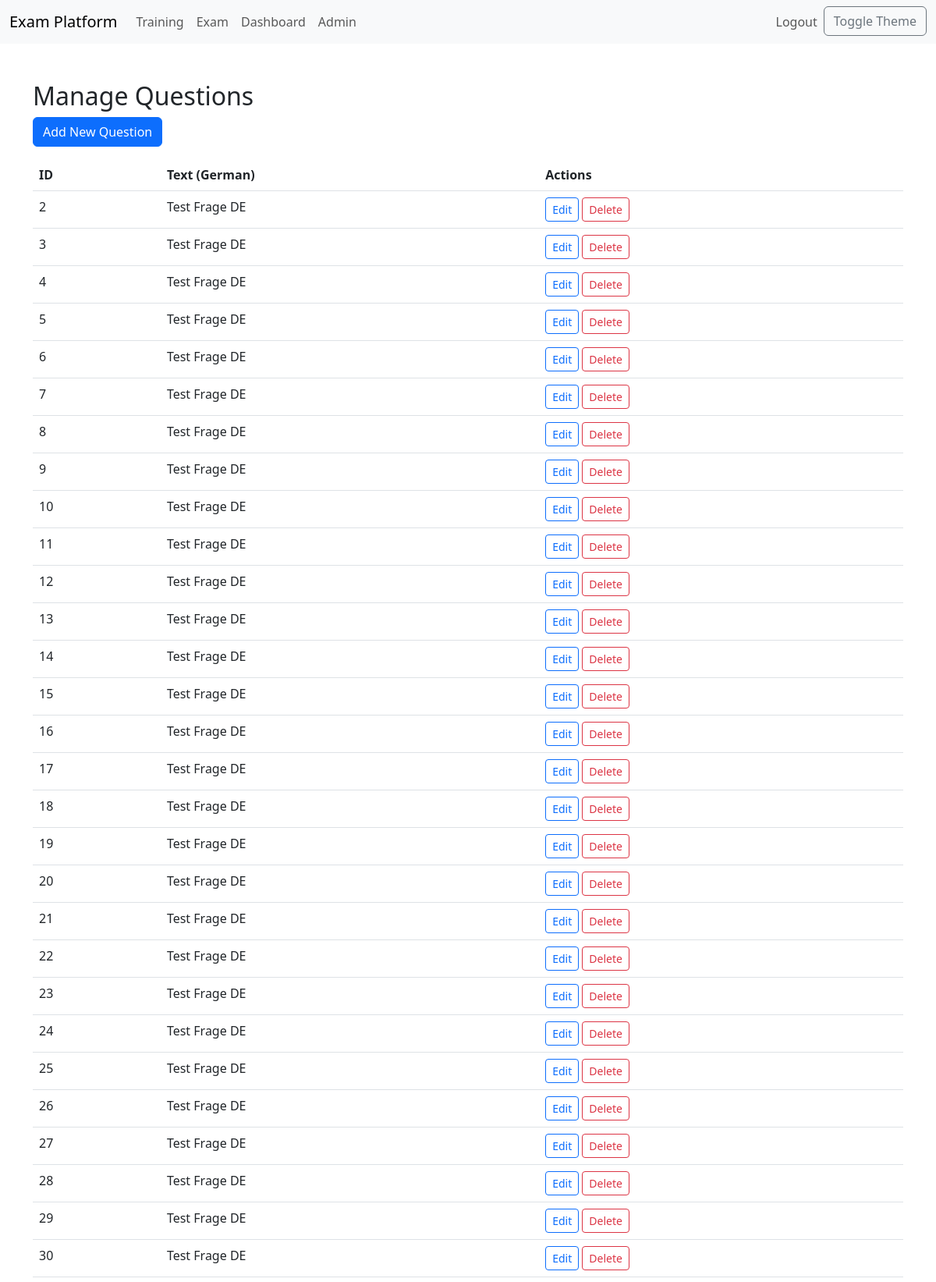
/?controller=admin&action=questions (signed in, upper part), run on the app's committed database.
### tables this page shows
CREATE TABLE `questions` (
  `id` int NOT NULL AUTO_INCREMENT,
  `text_de` text NOT NULL,
  `text_en` text NOT NULL,
  `image_path` varchar(255) DEFAULT NULL,
  `choice1_de` varchar(255) NOT NULL,
  `choice1_en` varchar(255) NOT NULL,
  `choice2_de` varchar(255) NOT NULL,
  `choice2_en` varchar(255) NOT NULL,
  `choice3_de` varchar(255) NOT NULL,
  `choice3_en` varchar(255) NOT NULL,
  `choice4_de` varchar(255) NOT NULL,
  `choice4_en` varchar(255) NOT NULL,
  `correct_choice_index` tinyint(1) NOT NULL,
  PRIMARY KEY (`id`)
);

### controllers/QuestionController.php (called while the page is built, shortened)
<?php
require_once __DIR__ . '/../models/Question.php';
class QuestionController {
    private $questionModel;
    public function __construct() {
        $this->questionModel = new Question();
    }
    public function index() {
        $questions = $this->questionModel->getAll();
        require __DIR__ . '/../views/admin/questions.php';
    }
}
?>

### models/Question.php (called while the page is built, shortened)
<?php
require_once __DIR__ . '/../config/database.php';
class Question {
    private $db;
    public function __construct() {
        $database = new Database();
        $this->db = $database->connect();
    }
    public function getAll() {
        $stmt = $this->db->query('SELECT * FROM questions ORDER BY id');
        return $stmt->fetchAll(PDO::FETCH_ASSOC);
    }
}
?>

### config/database.php (called while the page is built, shortened)
<?php
class Database {
    private $host = 'localhost';
    private $port = 3306;
    private $dbname = 'german_citizenship_test_db';
    private $username = 'root';
    private $password = 'root';
    public function connect() {
        try {
            $this->conn = new PDO(
                "mysql:host=$this->host;port=$this->port;dbname=$this->dbname;charset=utf8mb4",
                $this->username,
                $this->password,
                [PDO::ATTR_ERRMODE => PDO::ERRMODE_EXCEPTION]
            );
            return $this->conn;
        } catch (PDOException $e) {
            die("Connection failed: " . $e->getMessage());
        }
    }
}
?>

### views/admin/questions.php (the view)
<?php require __DIR__ . '/../layouts/header.php'; ?>
<div class="container mt-5">
    <h2>Manage Questions</h2>
    <a href="?controller=admin&action=create" class="btn btn-primary mb-3">Add New Question</a>
    <table class="table">
        <thead>
            <tr>
                <th>ID</th>
                <th>Text (German)</th>
                <th>Actions</th>
            </tr>
        </thead>
        <tbody>
            <?php foreach ($questions as $question): ?>
                <tr>
                    <td><?php echo $question['id']; ?></td>
                    <td><?php echo htmlspecialchars($question['text_de']); ?></td>
                    <td>
                        <a href="?controller=admin&action=edit&id=<?php echo $question['id']; ?>" class="btn btn-sm btn-outline-primary">Edit</a>
                        <a href="?controller=admin&action=delete&id=<?php echo $question['id']; ?>" class="btn btn-sm btn-outline-danger" onclick="return confirm('Are you sure?')">Delete</a>
                    </td>
                </tr>
            <?php endforeach; ?>
        </tbody>
    </table>
</div>
<?php require __DIR__ . '/../layouts/footer.php'; ?>

### assets/css/styles.css (style rules this page uses)
body { transition: background-color 0.3s, color 0.3s; }

### data on the page
questions: id "2", text_de "Test Frage DE"
questions: id "3", text_de "Test Frage DE"
questions: id "4", text_de "Test Frage DE"
questions: id "5", text_de "Test Frage DE"
questions: id "6", text_de "Test Frage DE"
questions: id "7", text_de "Test Frage DE"
questions: id "8", text_de "Test Frage DE"
questions: id "9", text_de "Test Frage DE"
questions: id "10", text_de "Test Frage DE"
questions: id "11", text_de "Test Frage DE"
questions: id "12", text_de "Test Frage DE"
questions: id "13", text_de "Test Frage DE"
questions: id "14", text_de "Test Frage DE"
questions: id "15", text_de "Test Frage DE"
questions: id "16", text_de "Test Frage DE"
questions: id "17", text_de "Test Frage DE"
questions: id "18", text_de "Test Frage DE"
questions: id "19", text_de "Test Frage DE"
questions: id "20", text_de "Test Frage DE"
questions: id "21", text_de "Test Frage DE"
questions: id "22", text_de "Test Frage DE"
questions: id "23", text_de "Test Frage DE"
questions: id "24", text_de "Test Frage DE"
questions: id "25", text_de "Test Frage DE"
questions: id "26", text_de "Test Frage DE"
questions: id "27", text_de "Test Frage DE"
questions: id "28", text_de "Test Frage DE"
questions: id "29", text_de "Test Frage DE"
questions: id "30", text_de "Test Frage DE"
